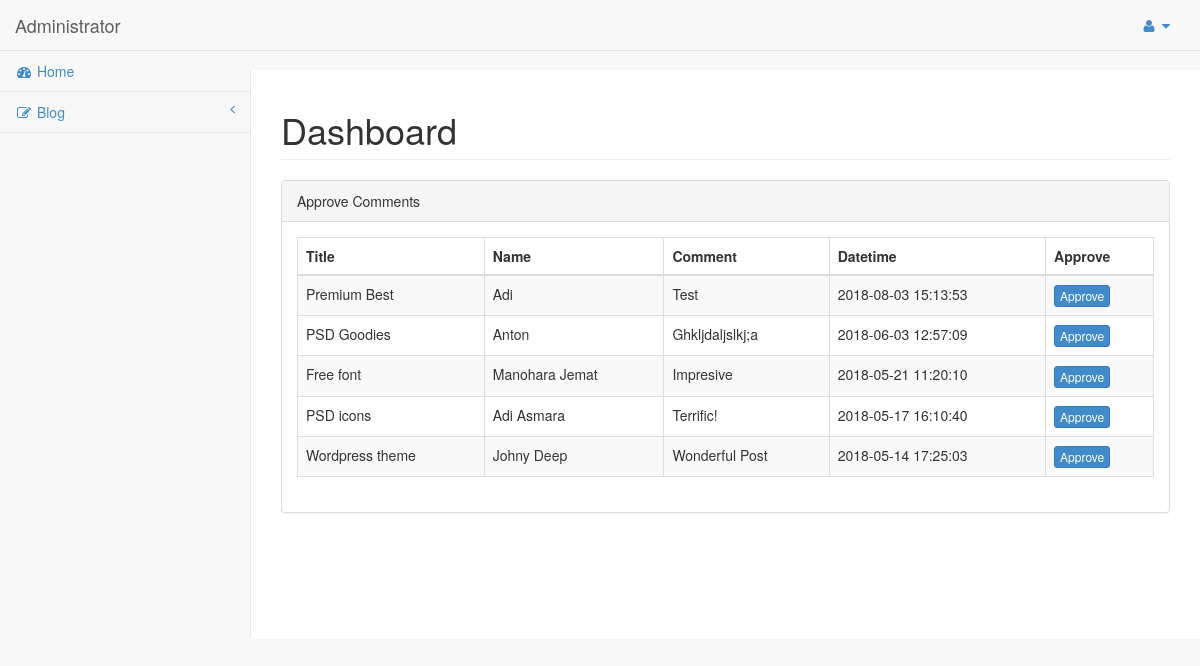
The page /admin/index.php (signed in) on the database its author committed.
### tables this page shows
CREATE TABLE `comment` (
  `id` int(11) NOT NULL,
  `post_id` int(11) NOT NULL,
  `name` varchar(255) NOT NULL,
  `comment` text NOT NULL,
  `image` varchar(255) NOT NULL,
  `status` int(1) DEFAULT '0',
  `date` datetime NOT NULL
);

CREATE TABLE `post` (
  `id` int(11) NOT NULL,
  `category_id` int(11) NOT NULL,
  `title` varchar(255) NOT NULL,
  `description` text NOT NULL,
  `image` varchar(255) NOT NULL,
  `user` varchar(255) NOT NULL,
  `date` datetime NOT NULL
);

### admin/page/home/index.php (the view)
<?php
$comment        = mysqli_query($connect, "SELECT comment.*, post.title
                                          FROM comment, post
                                          WHERE comment.post_id = post.id
                                          AND comment.status = '0'
                                          ORDER BY comment.id DESC");
?>
<div class="row">
    <div class="col-lg-12">
        <h1 class="page-header">Dashboard</h1>
    </div>
</div>
<div class="row">
    <div class="col-lg-12">
        <div class="panel panel-default">
            <div class="panel-heading">
                Approve Comments
            </div>
            <div class="panel-body">
                <div class="table-responsive">
                    <table class="table table-striped table-bordered table-hover" id="dataTables-example">
                        <thead>
                            <tr>
                                <th>Title</th>
                                <th>Name</th>
                                <th>Comment</th>
                                <th>Datetime</th>
                                <th>Approve</th>
                            </tr>
                        </thead>
                        <tbody>
                        <?php if(mysqli_num_rows($comment)>0) { ?>
                            <?php while($row_comment = mysqli_fetch_array($comment)) { ?>
                            <tr>
                                <td><?php echo $row_comment["title"]?></td>
                                <td><?php echo $row_comment["name"]?></td>
                                <td><?php echo $row_comment["comment"]?></td>
                                <td class="center"><?php echo $row_comment["date"]?></td>
                                <td class="center"><a href="index.php?comment-approve=<?php echo $row_comment["id"]?>" class="btn btn-primary btn-xs" type="button">Approve</a></td>
                            </tr>
                            <?php } ?>
                        <?php } ?>
                        </tbody>
                    </table>
                </div>
            </div>
        </div>
    </div>
</div>

### admin/css/sb-admin.css (style rules this page uses)
body { background-color: #f8f8f8; padding-top: 100px; }
@media (min-width:768px) { body { padding-top: 50px; } }

### rows shown on the page
comment: post.title "Premium Best", name "Adi", comment "Test", date "2018-08-03 15:13:53"
comment: post.title "PSD Goodies", name "Anton", comment "Ghkljdaljslkj;a", date "2018-06-03 12:57:09"
comment: post.title "Free font", name "Manohara Jemat", comment "Impresive", date "2018-05-21 11:20:10"
comment: post.title "PSD icons", name "Adi Asmara", comment "Terrific!", date "2018-05-17 16:10:40"
comment: post.title "Wordpress theme", name "Johny Deep", comment "Wonderful Post", date "2018-05-14 17:25:03"
